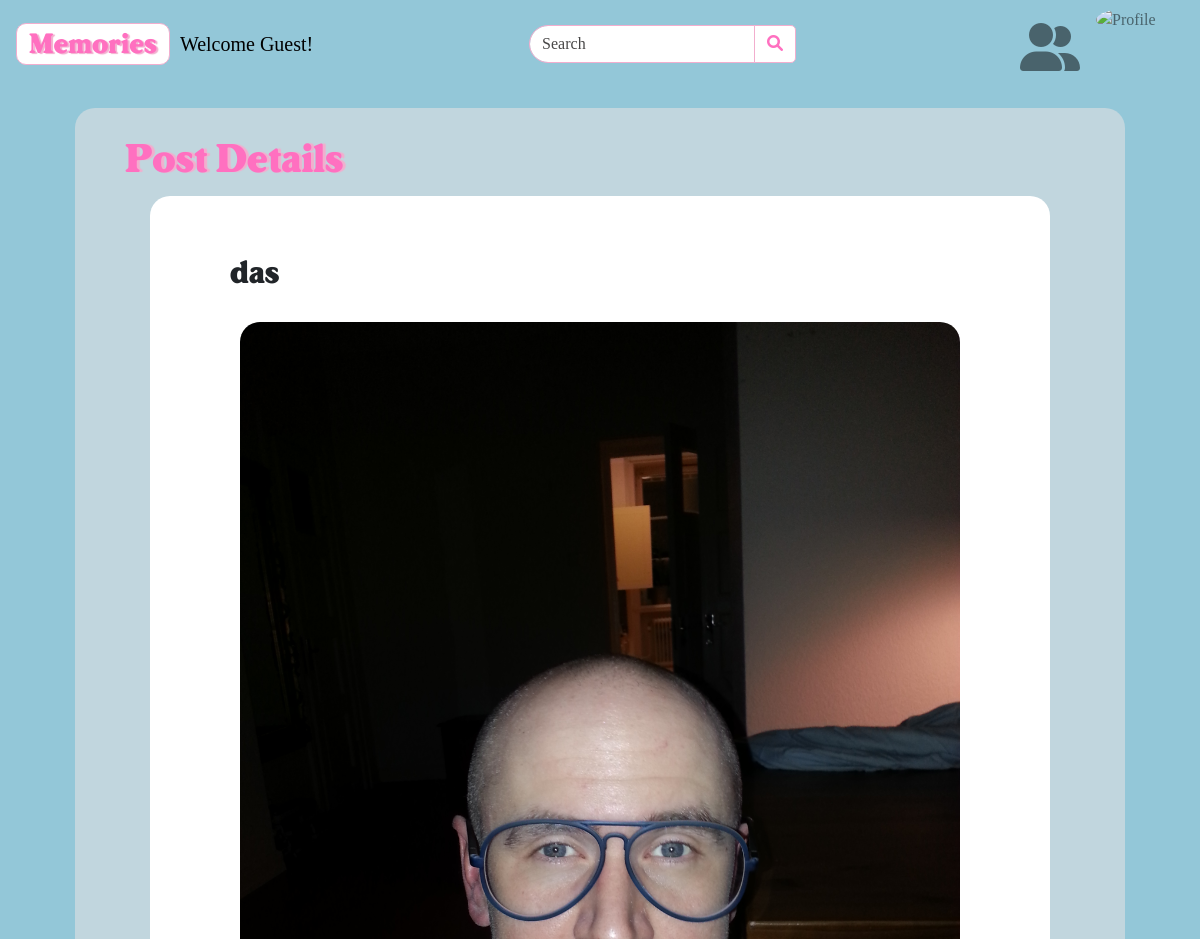
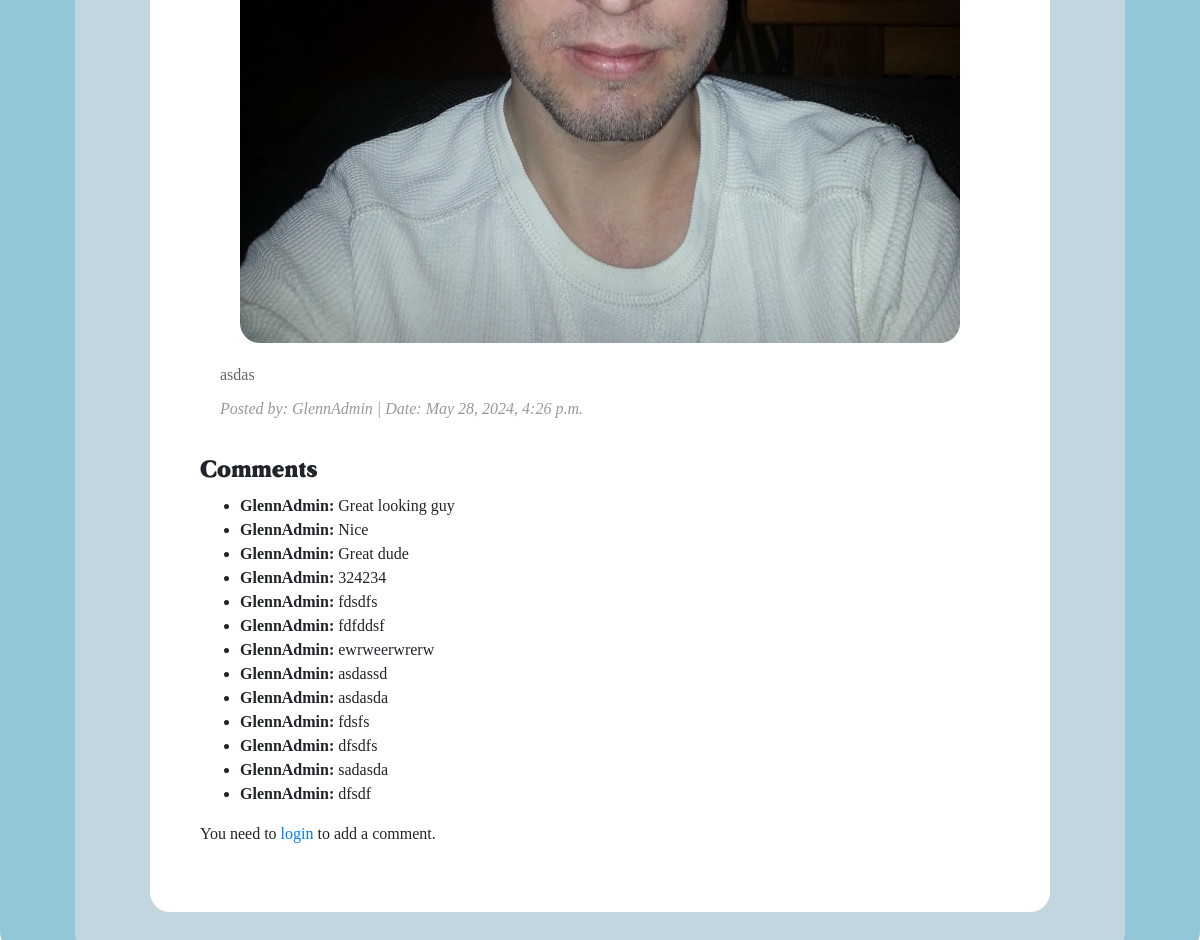
The app's page /post/2/ with its own data (2 pictures, top to bottom).
### blog/models.py (models this page shows, shortened)
class Post(models.Model):
    user = models.ForeignKey(Profile, on_delete=models.CASCADE, related_name='posts')
    title = models.CharField(max_length=50)
    img = models.ImageField(upload_to='img/posts', blank=True, null=True)
    content = models.TextField()
    created_at = models.DateTimeField(default=timezone.now)
    updated_at = models.DateTimeField(auto_now=True)
    is_published = models.BooleanField(default=True)

class Comment(models.Model):
    post = models.ForeignKey(Post, on_delete=models.CASCADE, related_name='comments', null=True)
    user = models.ForeignKey(Profile, on_delete=models.CASCADE, related_name='comments')
    text = models.TextField()

### profiles/models.py (models this page shows, shortened)
class Profile(AbstractBaseUser):
      username = models.CharField(max_length=50, unique=True)
      first_name = models.CharField(max_length=50)
      last_name = models.CharField(max_length=50)
      email = models.EmailField(max_length=100, unique=True)
      phone_number = models.CharField(max_length=50)
      profile_picture = models.ImageField(blank=True, upload_to='profile/')
      date_joined = models.DateTimeField(auto_now_add=True)
      last_login = models.DateTimeField(auto_now_add=True)
      is_admin = models.BooleanField(default=False)
      is_staff = models.BooleanField(default=True)
      is_active = models.BooleanField(default=True)
      is_inactive = models.BooleanField(default=False)
      is_published = models.BooleanField(default=True)
      USERNAME_FIELD = 'email'
      REQUIRED_FIELDS = ['username', 'first_name', 'last_name']
      objects = ProfileManager()

### blog/views.py (the view)
# urls.py: path('post/<int:post_id>/', views.post_detail, name='post_detail'),
def post_detail(request, post_id):
    post = get_object_or_404(Post, id=post_id)
    comments = post.comments.all()
    if request.method == 'POST':
        comment_form = CommentForm(request.POST)
        if comment_form.is_valid():
            profile = request.user
            comment_form.save(user=profile, post=post)
            return redirect('home')
    else:
        comment_form = CommentForm()
    context = {
        'post': post,
        'comments': comments,
        'comment_form': comment_form,
        'user': request.user,
    }
    return render(request, 'post_detail.html', context)

### blog/forms.py (shortened to what this page needs)
class CommentForm(forms.ModelForm):
    class Meta:
        model = Comment
        fields = ['text']

### profiles/context_processors.py (called while the page is built)
def profile_picture(request):
    profile_picture_url = None
    if request.user.is_authenticated:
        try:
            profile_picture_url = request.user.profile_picture.url if request.user.profile_picture else None
        except Profile.DoesNotExist:
            pass
    return {'profile_picture_url': profile_picture_url}

### templates/post_detail.html (shortened to what this page needs)
{% extends 'base.html' %}
{% load static %}
{% block content %}
<div class="background-blue">
    <div class="background-lightblue">
        <h1>Post Details</h1>
        <div class="post-card">
                <div class="background-white">
                    <h2 class="post-title">{{ post.title }}</h2>
                    <div class="post-img-container">
                        {% if post.img %}
                            <img src="{{ post.img.url }}" class="post-img img-fluid" alt="Post image"/>
                        {% endif %}
                    </div>
                    <div class="post-details">
                        <p class="post-content">{{ post.content }}</p>
                        <p class="post-meta">Posted by: {{ post.user.username }} | Date: {{ post.created_at }}</p>
                    </div>
                </div>
                <h4>Comments</h4>
                <ul>
                    {% for comment in comments %}
                        <li>
                            <strong>{{ comment.user.username }}:</strong> {{ comment.text }}
                        </li>
                    {% empty %}
                        <li>No comments yet.</li>
                    {% endfor %}
                </ul>
                {% if user.is_authenticated %}
                    <h5>Add a comment</h5>
                    <form method="post">
                        {% csrf_token %}
                        <div class="form-group">
                            <div>
                                <textarea name="text" cols="100" rows="3" required="" id="id_text"></textarea>
                            </div>
                        </div>
                        <button class="submit-button-big" type="submit"><h4>Submit</h4></button>
                    </form>
                {% else %}
                    <p>You need to <a href="{% url 'login' %}">login</a> to add a comment.</p>
                {% endif %}
        </div>
    </div>
</div>
{% endblock %}

### static/css/base.css (style rules this page uses)
h1,h2,h3,h4,h5,h6 { font-family: 'SalisburyBold-PVZXr'!important; }
body { font-family: 'RaftworkDemoRegular-9MoB5'; }
html { max-width: 1200px; margin: 0 auto; }
.background-blue { margin: 0 auto; padding-top: 20px; border-bottom-left-radius: 20px; border-bottom-right-radius: 20px; background-color: #93C7D8; }
.background-lightblue { max-width: 1050px; margin: 0 auto; padding: 20px; border-radius: 20px; background-color: #C1D6DE; }
.background-white { max-width: 1000px; margin: 0 auto; padding: 20px; border-radius: 20px; backgroud-color: #FFF; }
h1 { margin-top: 10px; margin-bottom: 10px; margin-left: 30px; color: #FF70C0; text-shadow: 3px 0px 1px#f2aece; }
h2 { margin-top: -10px; margin-left: 10px; }
.post-card { max-width: 900px; margin: 0 auto; padding: 50px; border-radius: 20px; margin-bottom: 20px; background-color: #fff; }
.post-img-container { text-align: center; padding: 20px; }
.post-img { max-width: 100%; height: auto; border-radius: 20px; }
.post-content { margin-bottom: 10px; font-size: 16px; line-height: 1.5; color: #666; }
.post-meta { font-style: italic; color: #999; }

### records on screen
Post: title "das", img (picture), content "asdas", user.username "GlennAdmin", created_at "May 28, 2024, 4:26 p.m."
Comment: user.username "GlennAdmin", text "Great looking guy"
Comment: user.username "GlennAdmin", text "Nice"
Comment: user.username "GlennAdmin", text "Great dude"
Comment: user.username "GlennAdmin", text "324234"
Comment: user.username "GlennAdmin", text "fdsdfs"
Comment: user.username "GlennAdmin", text "fdfddsf"
Comment: user.username "GlennAdmin", text "ewrweerwrerw"
Comment: user.username "GlennAdmin", text "asdassd"
Comment: user.username "GlennAdmin", text "asdasda"
Comment: user.username "GlennAdmin", text "fdsfs"
Comment: user.username "GlennAdmin", text "dfsdfs"
Comment: user.username "GlennAdmin", text "sadasda"
Comment: user.username "GlennAdmin", text "dfsdf"
